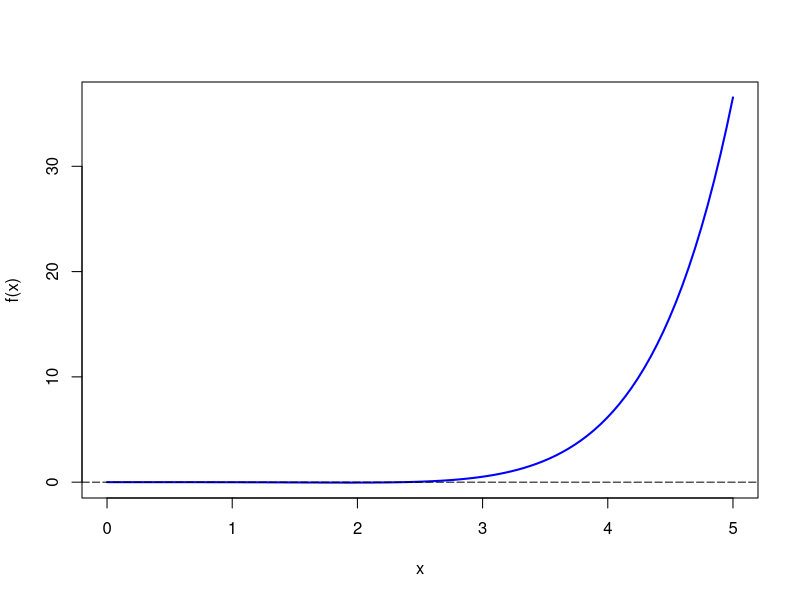

This figure's R source:
func <- function(x){
  fu1 <- exp(x) -1 -x - (x^2)/2 -((x^3)*exp(0.3*x))/6;
  return(fu1);
} 

curve(func, col = 'blue', lwd = 2, from = 0, n = 100, xlim=c(0, 5), ylab='f(x)')
abline(a=0, b=0, lty = 5)

newton.raphson <- function(f, a, b, tol = 1e-5, n = 1000) {
  require(numDeriv) 
  
  x0 <- a 
  k <- n 
  
  fa <- f(a)
  if (fa == 0.0) {
    return(a)
  }
  
  fb <- f(b)
  if (fb == 0.0) {
    return(b)
  }
  
  for (i in 1:n) {
    dx <- genD(func = f, x = x0)$D[1]
    x1 <- x0 - (f(x0) / dx) 
    k[i] <- x1 
    if (abs(x1 - x0) < tol) {
      root.approx <- tail(k, n=1)
      res <- list('root approximation' = root.approx, 'iterations' = k)
      return(res)
    }
    x0 <- x1
  }
  print('Too many iterations in method')
}
newton.raphson(func, 1, 3)

